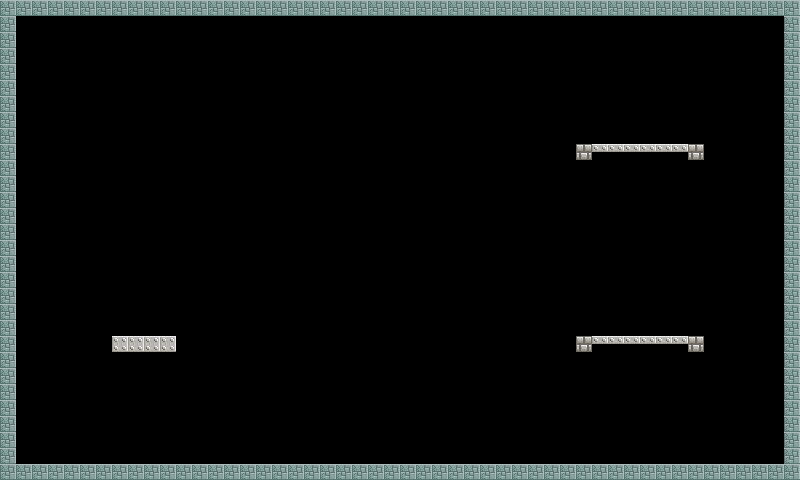

The image is a tile-based game level rendered from a .tmx file. Its description and source (layers, tilesets, objects; grid data summarised) follow:
An orthogonal 50x30 tile map with 16x16 px tiles, 1 tile layer (walls), 2 tilesets and 3 objects (2x target, cannon_position).

<map version="1.0" orientation="orthogonal" width="50" height="30" tilewidth="16" tileheight="16">
 <tileset firstgid="1" name="walls" tilewidth="16" tileheight="16">
  <image source="walls.png" width="128" height="80" />
 </tileset>
 <tileset firstgid="41" name="target" tilewidth="32" tileheight="32">
  <image source="target.png" width="32" height="32" />
 </tileset>
 <objectgroup name="targets" width="50" height="30">
  <object type="target" gid="41" x="624" y="112" />
  <object type="target" gid="41" x="624" y="304" />
 </objectgroup>
 <layer name="walls" width="50" height="30">
  <properties>
   <property name="tileset" value="walls" />
  </properties>
  <data>[1500 cells, 176 non-empty, 4 distinct tile ids]</data>
 </layer>
 <objectgroup name="cannon" width="50" height="30">
  <object name="position" type="cannon_position" x="128" y="320" width="32" height="16" />
 </objectgroup>
</map>